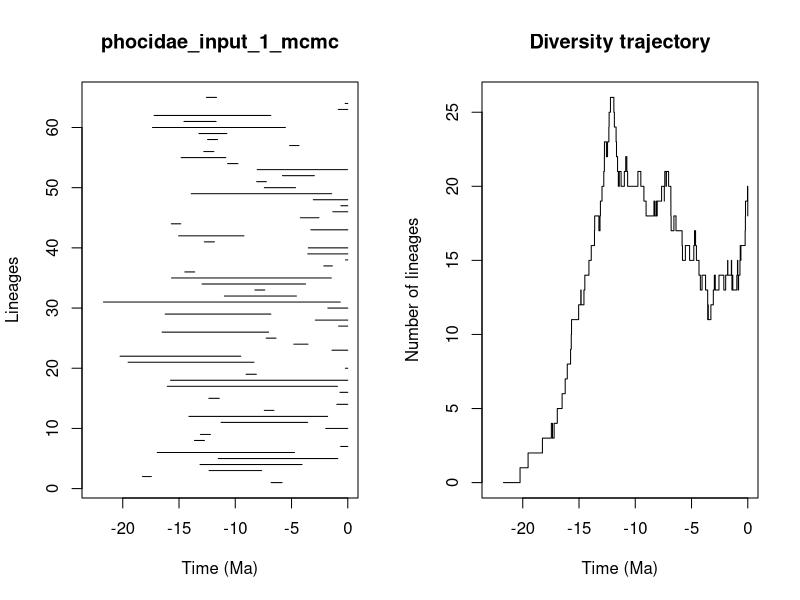

Generate this figure with R:


pdf(file='/Users/tobias/Documents/Sweden/PhD/rise_and_fall/longevity_analyses/mammals/families/phocidae_pyrate_mcmc_logs/phocidae_input_1_mcmc_LTT.pdf',width=0.6*20, height=0.6*10)
title = "phocidae_input_1_mcmc"
ts=c(6.81230766592, 18.2518478881,12.3249945835,13.1333919855,11.5044693031,16.9305959749,0.634261022942,13.6251036584,13.0983337158,1.96469799598,11.259085907,14.1188811128,7.41818339042,0.973727995617,12.346501689,0.695181490737,16.043071136,15.7497569808,9.03779474441,0.21332559127,19.5262354936,20.239792986,1.40667557204,4.79745984065,7.25524286576,16.5022829788,0.81548745357,2.88872347082,16.2269387212,1.77144911077,21.7134539247,10.9715582155,8.25531394176,12.9558084529,15.6650209512,14.4822142697,2.12947010917,0.201373482788,3.56125694236,3.50914422002,12.7454930731,15.0334642781,3.27883767864,15.688076873,4.21459988503,1.33083538106,0.610256932109,3.06314174981,13.9118533833,7.41915763051,8.0964951674,5.80563810615,8.04871236137,10.6794308555,14.8129487772,12.7973988652,5.17182652142,12.4633864496,13.2313994974,17.3575920358,14.5617359601,17.2123194796,0.848344702394,0.233858635399,12.5625428661)
te=c(5.83763195245, 17.4581517509,7.6602276502,4.06253188939,0.885635660536,4.73404781981,0.0,12.7399393554,12.2055508896,0.0,3.56410941329,1.79158372651,6.56486093464,0.0,11.4220703672,0.0,0.916253653355,0.0,8.1279523773,0.0,8.33854249229,9.50568804864,0.0,3.53968368572,6.37975173079,7.03687613396,0.0,0.0,6.83410355697,0.0,0.669809533484,4.56543595556,7.37647984492,3.75331286215,1.46013460881,13.6075147758,1.37098656199,0.0,0.000118298383984,0.0,11.8569656239,9.23195886873,0.0,14.8405013044,2.56127355438,0.0,0.0,0.0,1.43386356272,4.64047952451,7.23277994362,2.97206159361,0.0241729482418,9.76541460981,10.848108939,11.9032972591,4.33559065442,11.5741492353,10.7487910558,5.54661234819,11.7036017383,6.83778450418,0.0,0.0,11.6673305445)
div_traj=c(0, 1,2,3,4,3,4,5,6,7,8,9,10,11,12,13,12,13,14,15,16,17,18,17,18,19,20,21,22,23,22,23,24,25,26,25,24,23,22,21,20,21,20,21,22,21,20,21,20,19,18,19,18,19,18,19,20,19,20,21,20,21,20,19,18,17,18,17,16,15,16,15,16,17,16,15,14,13,14,13,12,11,12,11,12,13,14,13,14,13,14,15,14,15,14,13,14,13,14,15,14,13,14,15,16,15,16,17,18,19,20,19,18,18,18,18,18,18,18,18,18,18,18,18,18,18,18,18,18,18)
time_events=c(21.7134539247, 20.239792986,19.5262354936,18.2518478881,17.4581517509,17.3575920358,17.2123194796,16.9305959749,16.5022829788,16.2269387212,16.043071136,15.7497569808,15.688076873,15.6650209512,15.0334642781,14.8405013044,14.8129487772,14.5617359601,14.4822142697,14.1188811128,13.9118533833,13.6251036584,13.6075147758,13.2313994974,13.1333919855,13.0983337158,12.9558084529,12.7973988652,12.7454930731,12.7399393554,12.5625428661,12.4633864496,12.346501689,12.3249945835,12.2055508896,11.9032972591,11.8569656239,11.7036017383,11.6673305445,11.5741492353,11.5044693031,11.4220703672,11.259085907,10.9715582155,10.848108939,10.7487910558,10.6794308555,9.76541460981,9.50568804864,9.23195886873,9.03779474441,8.33854249229,8.25531394176,8.1279523773,8.0964951674,8.04871236137,7.6602276502,7.41915763051,7.41818339042,7.37647984492,7.25524286576,7.23277994362,7.03687613396,6.83778450418,6.83410355697,6.81230766592,6.56486093464,6.37975173079,5.83763195245,5.80563810615,5.54661234819,5.17182652142,4.79745984065,4.73404781981,4.64047952451,4.56543595556,4.33559065442,4.21459988503,4.06253188939,3.75331286215,3.56410941329,3.56125694236,3.53968368572,3.50914422002,3.27883767864,3.06314174981,2.97206159361,2.88872347082,2.56127355438,2.12947010917,1.96469799598,1.79158372651,1.77144911077,1.46013460881,1.43386356272,1.40667557204,1.37098656199,1.33083538106,0.973727995617,0.916253653355,0.885635660536,0.848344702394,0.81548745357,0.695181490737,0.669809533484,0.634261022942,0.610256932109,0.233858635399,0.21332559127,0.201373482788,0.0241729482418,0.000118298383984,0.0,0.0,0.0,0.0,0.0,0.0,0.0,0.0,0.0,0.0,0.0,0.0,0.0,0.0,0.0,0.0,0.0,0.0)
				par(mfrow=c(1,2))
				L = length(ts)
				plot(ts, 1:L , xlim=c(-max(ts)-1,0), pch=20, type="n", main=title,xlab="Time (Ma)",ylab="Lineages")
				for (i in 1:L){segments(x0=-te[i],y0=i,x1=-ts[i],y1=i)}	
				t = -time_events
				plot(div_traj ~ t,type="s", main = "Diversity trajectory",xlab="Time (Ma)",ylab="Number of lineages",xlim=c(-max(ts)-1,0))
				abline(v=c(65,200,251,367,445),lty=2,col="gray")
				